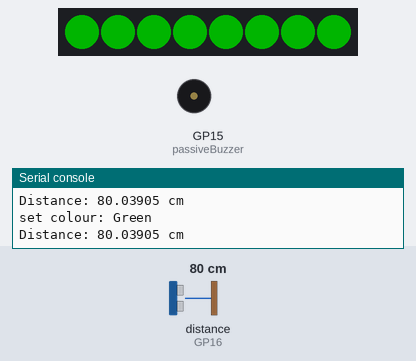
Bench run of a program on a simulated Raspberry Pi Pico running MicroPython. Parts: 8 RGB LEDs in strip order, left to right, buzzer (waves = sounding), the last lines printed to the serial console. Inputs (shaded band) come from the test bench; at power-on: distance to the obstacle (sensor on GP16) 80 cm. The echo pulse lasts 58.3 µs per cm; dim RGB values are drawn brighter than linear.

Above: at 1.2 s.
1.3 s: distance to the obstacle (sensor on GP16) set to 6 cm
At 2.7 s:
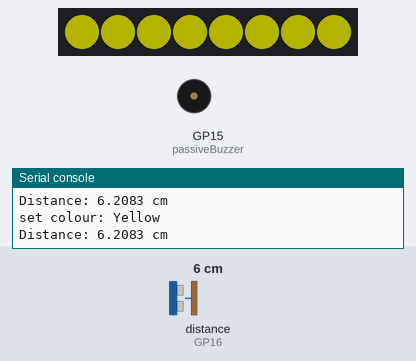
3.5 s: distance to the obstacle (sensor on GP16) set to 3 cm
At 4.5 s:
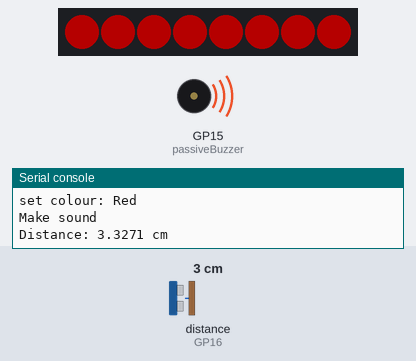
5.5 s: distance to the obstacle (sensor on GP16) set to 9 cm
At 7.4 s:
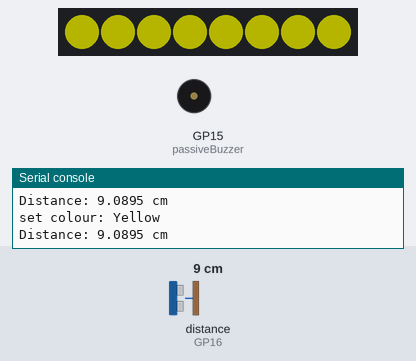
8.1 s: distance to the obstacle (sensor on GP16) set to 2 cm
At 9.2 s:
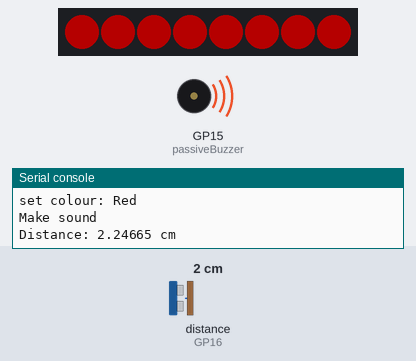
Timing chart, 0 to 11.1 s (numbered marks = the images above; inputs shaded):
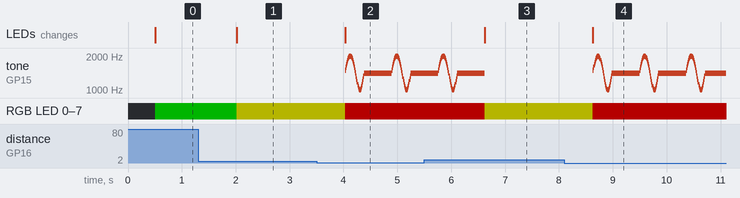

Measured:
- the behaviour switches between 5 and 4 cm on distance to the obstacle (sensor on GP16) (found by bisection; images 1 and 2)
- after the input at 1.3 s, RGB LED 0–7: RGB(0, 64, 0) → RGB(64, 64, 0) after 0.72 s; the LEDs: change after 0.72 s (image 1)
- after the input at 3.5 s, tone on GP15 (passiveBuzzer): plays 1500 Hz for 0.01 s, 1586 Hz for 0.01 s, 1670 Hz for 0.01 s, 1749 Hz for 0.01 s, 1821 Hz for 0.01 s, 1882 Hz for 0.01 s … (72 notes in this stretch), starting after 0.53 s; RGB LED 0–7: RGB(64, 64, 0) → RGB(64, 0, 0) after 0.53 s; the LEDs: change after 0.53 s (image 2)
- after the input at 5.5 s, RGB LED 0–7: RGB(64, 0, 0) → RGB(64, 64, 0) after 1.1 s; the LEDs: change after 1.1 s (image 3)
- after the input at 8.1 s, tone on GP15 (passiveBuzzer): plays 1500 Hz for 0.01 s, 1586 Hz for 0.01 s, 1670 Hz for 0.01 s, 1749 Hz for 0.01 s, 1821 Hz for 0.01 s, 1882 Hz for 0.01 s … (108 notes in this stretch), starting after 0.53 s; RGB LED 0–7: RGB(64, 64, 0) → RGB(64, 0, 0) after 0.53 s; the LEDs: change after 0.53 s (image 4)

The program:

main.py
```python
# Import necessary libraries
import time
import math
from machine import Pin, PWM
import neopixel

# Define pins for ultrasonic sensor
trig = Pin(17, Pin.OUT)
echo = Pin(16, Pin.IN)

# Define pin for LEDs
pixel = neopixel.NeoPixel(Pin(8, Pin.OUT), 8)

# Define pin for buzzer
passiveBuzzer = PWM(Pin(15, Pin.OUT))
passiveBuzzer.freq(1000)
PI = 3.14

# Function to set the colour of the pixel ring
def set_pixel_colour(colour):
    print(f'set colour: {colour}')
    if colour == 'Red':
        pixel.fill((64, 0, 0))
    elif colour == 'Yellow':
        pixel.fill((64, 64, 0))
    else:
        pixel.fill((0, 64, 0))
    pixel.write()

# Function to measure distance
def measure_distance():
    trig.value(0)
    time.sleep_us(2)
    trig.value(1)
    time.sleep_us(10)
    trig.value(0)
    while echo.value() == 0:
        pulse_start = time.ticks_us()
    while echo.value() == 1:
        pulse_end = time.ticks_us()
    pulse_duration = time.ticks_diff(pulse_end, pulse_start)
    distance = pulse_duration * 0.0343 / 2
    return distance

def sound_distance():
    print('Make sound')
    passiveBuzzer.duty_u16(2*4092)
    for x in range(0, 36):
        sinVal = math.sin(x * 10 * PI / 180)
        toneVal = 1500 + int(sinVal * 500)
        passiveBuzzer.freq(toneVal)
        time.sleep_ms(10)

# Main loop
while True:
    distance = measure_distance()
    print("Distance:", distance, "cm")
    time.sleep_ms(500)

    if distance < 5:
        pixel.write()
        set_pixel_colour('Red')
        sound_distance()
    elif distance < 20:
        set_pixel_colour('Yellow')
        passiveBuzzer.duty_u16(0)
    else:
        set_pixel_colour('Green')
        passiveBuzzer.duty_u16(0)
```
